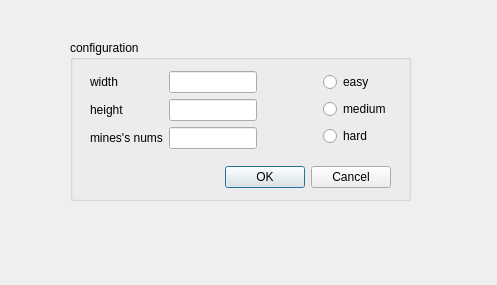
<?xml version="1.0" encoding="UTF-8"?>
<ui version="4.0">
 <class>configDialog</class>
 <widget class="QDialog" name="configDialog">
  <property name="geometry">
   <rect>
    <x>0</x>
    <y>0</y>
    <width>497</width>
    <height>285</height>
   </rect>
  </property>
  <property name="windowTitle">
   <string>Dialog</string>
  </property>
  <widget class="QGroupBox" name="groupBox">
   <property name="geometry">
    <rect>
     <x>70</x>
     <y>40</y>
     <width>341</width>
     <height>161</height>
    </rect>
   </property>
   <property name="title">
    <string>configuration</string>
   </property>
   <widget class="QWidget" name="layoutWidget">
    <property name="geometry">
     <rect>
      <x>20</x>
      <y>20</y>
      <width>301</width>
      <height>141</height>
     </rect>
    </property>
    <layout class="QVBoxLayout" name="verticalLayout_4">
     <item>
      <layout class="QHBoxLayout" name="horizontalLayout_2">
       <item>
        <layout class="QHBoxLayout" name="horizontalLayout">
         <item>
          <layout class="QVBoxLayout" name="verticalLayout">
           <item>
            <widget class="QLabel" name="labelWidth">
             <property name="text">
              <string>width</string>
             </property>
            </widget>
           </item>
           <item>
            <widget class="QLabel" name="labelHeight">
             <property name="text">
              <string>height</string>
             </property>
            </widget>
           </item>
           <item>
            <widget class="QLabel" name="labelMines">
             <property name="text">
              <string>mines's nums</string>
             </property>
            </widget>
           </item>
          </layout>
         </item>
         <item>
          <layout class="QVBoxLayout" name="verticalLayout_2">
           <property name="spacing">
            <number>6</number>
           </property>
           <item>
            <widget class="QLineEdit" name="lineEditWidth"/>
           </item>
           <item>
            <widget class="QLineEdit" name="lineEditHeight"/>
           </item>
           <item>
            <widget class="QLineEdit" name="lineEditMines"/>
           </item>
          </layout>
         </item>
        </layout>
       </item>
       <item>
        <spacer name="horizontalSpacer">
         <property name="orientation">
          <enum>Qt::Horizontal</enum>
         </property>
         <property name="sizeHint" stdset="0">
          <size>
           <width>80</width>
           <height>20</height>
          </size>
         </property>
        </spacer>
       </item>
       <item>
        <layout class="QVBoxLayout" name="verticalLayout_3">
         <item>
          <widget class="QRadioButton" name="radioButton">
           <property name="text">
            <string>easy</string>
           </property>
          </widget>
         </item>
         <item>
          <widget class="QRadioButton" name="radioButton_2">
           <property name="text">
            <string>medium</string>
           </property>
          </widget>
         </item>
         <item>
          <widget class="QRadioButton" name="radioButton_3">
           <property name="text">
            <string>hard</string>
           </property>
          </widget>
         </item>
        </layout>
       </item>
      </layout>
     </item>
     <item>
      <widget class="QDialogButtonBox" name="buttonBox">
       <property name="acceptDrops">
        <bool>false</bool>
       </property>
       <property name="orientation">
        <enum>Qt::Horizontal</enum>
       </property>
       <property name="standardButtons">
        <set>QDialogButtonBox::Cancel|QDialogButtonBox::Ok</set>
       </property>
      </widget>
     </item>
    </layout>
   </widget>
  </widget>
 </widget>
 <resources/>
 <connections/>
</ui>
